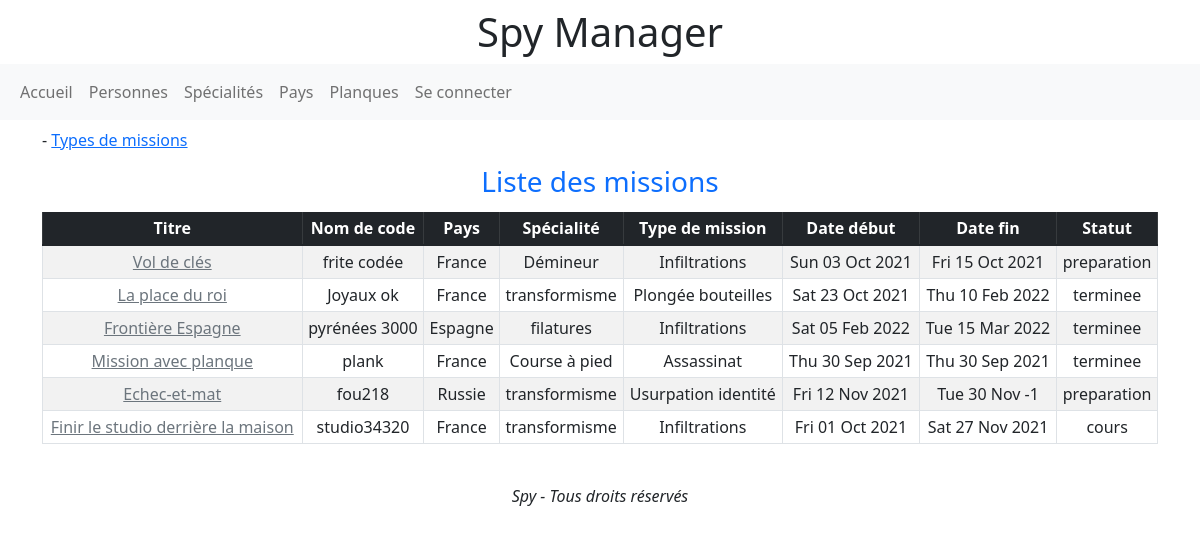
The page / on the database its author committed.
### tables this page shows
CREATE TABLE `mission` (
  `id` int(11) NOT NULL,
  `titre` varchar(60) NOT NULL,
  `description` text DEFAULT NULL,
  `nom_de_code` varchar(40) NOT NULL,
  `pays` int(11) NOT NULL,
  `specialite` int(11) NOT NULL,
  `type_de_mission` int(11) NOT NULL,
  `date_debut` date DEFAULT NULL,
  `date_fin` date DEFAULT NULL,
  `statut` enum('preparation','cours','terminee','echec') NOT NULL
);

CREATE TABLE `pays` (
  `id` int(11) NOT NULL,
  `nom` varchar(50) DEFAULT NULL
);

CREATE TABLE `specialite` (
  `id` int(11) NOT NULL,
  `intitule` varchar(50) NOT NULL
);

CREATE TABLE `type_de_mission` (
  `id` int(11) NOT NULL,
  `intitule` varchar(60) DEFAULT NULL
);

### controleurs/controleur.php (called while the page is built, shortened)
<?php
require_once('modeles/Modele.php');
class Controleur {
    public function afficherMissions($seek = '')
    {
        $missions = new Missions($this->pdo);
        $missions = $missions->lister($seek);
        require_once('vues/liste-missions.php');
    }
}

### modeles/modele.php (called while the page is built, shortened)
<?php
trait Modele
{
    public function __construct(PDO $pdo)
    {
        try {
            $this->pdo = $pdo;
        } catch (PDOException $e) {
            exit('Erreur : '.$e->getMessage());
        }
    }
}

### modeles/missions.php (called while the page is built, shortened)
<?php
require_once('modeles/Modele.php');
class Missions
{
    public function lister($seek = '')
    {
        if (!is_null($this->pdo)) {
            $stmt = $this->pdo->query('SELECT m.id AS id, m.titre AS titre, m.nom_de_code AS nom_de_code,
                    p.nom AS pays, s.intitule AS specialite, t.intitule AS type_de_mission,
                    m.date_debut AS date_debut, m.date_fin AS date_fin, m.statut AS statut
                    FROM mission AS m, type_de_mission AS t, pays AS p, specialite AS s
                    WHERE m.pays = p.id AND m.type_de_mission = t.id AND m.specialite = s.id'.$seek);
        }
        $missions = [];
        while ($mission = $stmt->fetchObject('Mission',[$this->pdo])) {
            $missions[] = $mission;
        }
        return $missions;
    }
}

### modeles/mission.php (called while the page is built, shortened)
<?php
class Mission
{
    private $id;
    private $titre;
	private $nom_de_code;
    private $pays;
	private $specialite;
	private $type_de_mission;
	private $date_debut;
	private $date_fin;
	private $statut;
    public function getId()
    {
        return $this->id;
    }
    public function getTitre()
    {
        return $this->titre;
    }
	public function getNomDeCode()
    {
        return $this->nom_de_code;
    }
    public function getPays()
    {
        return $this->pays;
    }
	public function getSpecialite()
    {
        return $this->specialite;
    }
	public function getTypeDeMission()
    {
        return $this->type_de_mission;
    }
	public function getDateDebut()
    {
        return $this->date_debut;
    }
	public function getDateFin()
    {
        return $this->date_fin;
    }
	public function getStatut()
    {
        return $this->statut;
    }
}

### vues/liste-missions.php (the view, shortened to what this page needs)
<div class="container">
  <div class="row">
    <div class="col-12">
        <div class="row mt-2">
            <div class="col-12 col-md-6 mb-2 mb-md-0">
                <a href="#add" class="add-link">Ajouter une mission</a> - <a href="index.php?page=typemissions">Types de missions</a>
            </div>
            <div class="col-12 col-md-6">
           </div>
        </div>
        <div class="table-responsive">
            <table class="table table-striped table-bordered table-hover table-sm caption-top text-center">
            <caption class="text-center fs-3 text-primary">Liste des missions</caption>
                <thead class="table-dark">
                    <tr>
                        <th>Titre</th>
                        <th>Nom de code</th>
                        <th>Pays</th>
                        <th>Sp&eacute;cialit&eacute;</th>
                        <th>Type de mission</th>
                        <th>Date d&eacute;but</th>
                        <th>Date fin</th>
                        <th>Statut</th>
                    </tr>
                </thead>
                <tbody>
                    <?php foreach ($missions as $mission): ?>
                        <tr>
                            <td>
                                <a href="mission.php?id=<?= $mission->getId() ?>" class="link-secondary">
                                    <?= $mission->getTitre() ?>
                                </a>
                            </td>
                            <td>
                                <?= $mission->getNomDeCode() ?>
                            </td>
                            <td>
                                <?= $mission->getPays() ?>
                            </td>
                            <td>
                                <?= $mission->getSpecialite() ?>
                            </td>
                            <td>
                                <?= $mission->getTypeDeMission() ?>
                            </td>
                            <td>
                                <?=
                                    strftime("%a %d %b %G",strtotime($mission->getDateDebut())); ?>
                            </td>
                            <td>
                                <?= strftime("%a %d %b %G",strtotime($mission->getDateFin())); ?>
                            </td>
                            <td>
                                <?= $mission->getStatut() ?>
                            </td>
                        </tr>
                    <?php endforeach; ?>
                </tbody>
            </table>
        </div>
        </div>
  </div>
</div>
<?php
$contenu = ob_get_clean();
require_once('layout.php');

### index.php (shortened to what this page needs)
<?php
require_once('controleurs/controleur.php');
require_once('modeles/Modele.php');
require_once('modeles/Mission.php');
require_once('modeles/Missions.php');
require_once('modeles/Personnes.php');
$controleur = new Controleur($pdo);
if(isset($_POST['action']) && 'seekmission' === $_POST['action'] && isset($_POST['seekmission']) && trim($_POST['seekmission']) !== '') {
    $recherche = $_POST['seekmission'];
} else {
    $recherche = '';
}
if(isset($_GET['page']) && 'connexion' === $_GET['page']) {
    $controleur->connexion();
} else if (isset($_GET['page']) && 'deconnexion' === $_GET['page']) {
    $controleur->deconnexion();
} else if (isset($_GET['page']) && 'missions' === $_GET['page'] && !isset($_GET['action']) && !isset($_POST['action'])) {
    $controleur->afficherMissions($recherche);
} elseif (isset($_POST['page']) && 'payss' === $_POST['page'] && isset($_POST['action']) && 'createPays' === $_POST['action'] && isset($_POST['nom'])) {
    $controleur->createPays($_POST['nom']);
} elseif (isset($_POST['page']) && 'payss' === $_POST['page'] && isset($_POST['action']) && 'updatePays' === $_POST['action'] && isset($_POST['nom'])) {
    $controleur->updatePays($_POST['idPaysToUpdate'],$_POST['nom']);
} elseif (isset($_GET['page']) && 'payss' === $_GET['page'] && isset($_GET['action']) && 'delete' === $_GET['action'] && isset($_GET['id']) && isset($_GET['nom'])) {
    $controleur->deletePays($_GET['id'],$_GET['nom']);
} elseif (isset($_GET['page']) && 'payss' === $_GET['page'] && !isset($_GET['action'])) {
    $controleur->listerPays();
} elseif (isset($_POST['page']) && 'specialites' === $_POST['page'] && isset($_POST['action']) && 'createSpecialite' === $_POST['action'] && isset($_POST['intitule'])) {
    $controleur->createSpecialite($_POST['intitule']);
} elseif (isset($_POST['page']) && 'specialites' === $_POST['page'] && isset($_POST['action']) && 'updateSpecialite' === $_POST['action'] && isset($_POST['intitule'])) {
    $controleur->updateSpecialite($_POST['idSpecialiteToUpdate'],$_POST['intitule']);
} elseif (isset($_GET['page']) && 'specialites' === $_GET['page'] && isset($_GET['action']) && 'delete' === $_GET['action'] && isset($_GET['id']) && isset($_GET['intitule'])) {
    $controleur->deleteSpecialite($_GET['id'],$_GET['intitule']);
} elseif (isset($_GET['page']) && 'specialites' === $_GET['page']) {
    $controleur->listerSpecialites();
} elseif (isset($_POST['page']) && 'typemissions' === $_POST['page'] && isset($_POST['action']) && 'create' === $_POST['action'] && isset($_POST['intitule'])) {
    $controleur->createTypeMission($_POST['intitule']);
} elseif (isset($_POST['page']) && 'typemissions' === $_POST['page'] && isset($_POST['action']) && 'update' === $_POST['action'] && isset($_POST['intitule'])) {
    $controleur->updateTypeMission($_POST['idTypeMissionToUpdate'],$_POST['intitule']);
} elseif (isset($_GET['page']) && 'typemissions' === $_GET['page'] && isset($_GET['action']) && 'delete' === $_GET['action'] && isset($_GET['id']) && isset($_GET['intitule'])) {
    $controleur->deleteTypeMission($_GET['id'],$_GET['intitule']);
} elseif (isset($_GET['page']) && 'typemissions' === $_GET['page']) {
    $controleur->listerTypesMissions();
} elseif (isset($_POST['page']) && 'typeplanques' === $_POST['page'] && isset($_POST['action']) && 'create' === $_POST['action'] && isset($_POST['intitule'])) {
    $controleur->createTypePlanque($_POST['intitule']);
} elseif (isset($_POST['page']) && 'typeplanques' === $_POST['page'] && isset($_POST['action']) && 'update' === $_POST['action'] && isset($_POST['intitule'])) {
    $controleur->updateTypePlanque($_POST['idTypePlanqueToUpdate'],$_POST['intitule']);
} elseif (isset($_GET['page']) && 'typeplanques' === $_GET['page'] && isset($_GET['action']) && 'delete' === $_GET['action'] && isset($_GET['id']) && isset($_GET['intitule'])) {
    $controleur->deleteTypePlanque($_GET['id'],$_GET['intitule']);
} elseif (isset($_GET['page']) && 'typeplanques' === $_GET['page']) {
    $controleur->listerTypesPlanques();
} elseif (isset($_POST['page']) && 'administrateurs' === $_POST['page'] && isset($_POST['action']) && 'create' === $_POST['action']
            && isset($_POST['nom']) && isset($_POST['prenom']) && isset($_POST['mail']) && isset($_POST['mot_de_passe'])) {
    $controleur->createAdministrateur($_POST['nom'],$_POST['prenom'],$_POST['mail'],$_POST['mot_de_passe']);
} elseif (isset($_POST['page']) && 'administrateurs' === $_POST['page'] && isset($_POST['action']) && 'update' === $_POST['action'] && isset($_POST['nom']) && isset($_POST['prenom'])) {
    $controleur->updateAdministrateur($_POST['idAdministrateurToUpdate'],$_POST['nom'],$_POST['prenom'],$_POST['mail'],$_POST['mot_de_passe']);
} elseif (isset($_GET['page']) && 'administrateurs' === $_GET['page'] && isset($_GET['action']) && 'delete' === $_GET['action'] && isset($_GET['id']) && isset($_GET['nom']) && isset($_GET['prenom'])) {
    $controleur->deleteAdministrateur($_GET['id'],$_GET['nom'],$_GET['prenom']);
} elseif (isset($_GET['page']) && 'administrateurs' === $_GET['page']) {
    $controleur->listerAdministrateurs();
} elseif (isset($_POST['page']) && 'planques' === $_POST['page'] && isset($_POST['action']) && 'create' === $_POST['action']
&& isset($_POST['code']) && isset($_POST['adresse']) && isset($_POST['ville']) && isset($_POST['pays']) && isset($_POST['type'])) {
$controleur->createPlanque($_POST['code'],$_POST['adresse'],$_POST['ville'],$_POST['pays'],$_POST['type']);
} elseif (isset($_POST['page']) && 'planques' === $_POST['page'] && isset($_POST['action']) && 'update' === $_POST['action']
          && isset($_POST['code']) && isset($_POST['adresse']) && isset($_POST['ville']) && isset($_POST['pays']) && isset($_POST['type'])) {
$controleur->updatePlanque($_POST['idPlanqueToUpdate'],$_POST['code'],$_POST['adresse'],$_POST['ville'],$_POST['pays'],$_POST['type']);
} elseif (isset($_GET['page']) && 'planques' === $_GET['page'] && isset($_GET['action']) && 'delete' === $_GET['action'] && isset($_GET['id']) && isset($_GET['code']) && isset($_GET['ville'])) {
$controleur->deletePlanque($_GET['id'],$_GET['code'],$_GET['ville']);
} elseif (isset($_GET['page']) && 'planques' === $_GET['page']) {
    $controleur->listerPlanques();
} elseif (isset($_GET['page']) && 'personnes' === $_GET['page'] && isset($_GET['action']) && 'delete' === $_GET['action']
&& isset($_GET['id']) && isset($_GET['nom']) && isset($_GET['prenom'])) {
$controleur->deletePersonne($_GET['id'],$_GET['nom'],$_GET['prenom']);
} elseif (isset($_GET['page']) && 'personnes' === $_GET['page']) {
    $controleur->listerPersonnes();
} elseif (isset($_POST['page']) && 'missions' === $_POST['page'] && isset($_POST['action']) && 'update' === $_POST['action'] && isset($_POST['idMissionToUpdate'])
&& isset($_POST['titre']) && isset($_POST['description']) && isset($_POST['nom_de_code']) && isset($_POST['pays']) && isset($_POST['specialite'])
&& isset($_POST['type_de_mission']) && isset($_POST['date_debut']) && isset($_POST['date_fin']) && isset($_POST['statut'])
&& isset($_POST['planques']) && isset($_POST['personnes'])) {
        $controleur->updateMission($_POST['idMissionToUpdate'], $_POST['titre'], $_POST['description'], $_POST['nom_de_code'], $_POST['pays'], $_POST['specialite'],
        $_POST['type_de_mission'], $_POST['date_debut'], $_POST['date_fin'], $_POST['statut'], $_POST['planques'], $_POST['personnes']);
} elseif (isset($_GET['page']) && 'missions' === $_GET['page'] && isset($_GET['action']) && 'delete' === $_GET['action']
&& isset($_GET['id']) && isset($_GET['titre']) && isset($_GET['nom_de_code'])) {
$controleur->deleteMission($_GET['id'],$_GET['titre'],$_GET['nom_de_code']);
} else {
    $controleur->afficherMissions($recherche);
}

### vues/layout.php (shortened to what this page needs)
<!DOCTYPE html>
<html lang="fr">
<head>
     <link href="https://cdn.jsdelivr.net/npm/bootstrap@5.1.1/dist/css/bootstrap.min.css" rel="stylesheet">
    <link href="./style.css" rel="stylesheet">
</head>
<body>
<header>
    <h1 class="text-center my-2">Spy Manager</h1>
</header>
<section>
    <nav class="navbar navbar-light bg-light navbar-expand-lg" style="--bs-scroll-height: 10rem;">
      <div class="container-fluid">
            <ul class="navbar-nav navbar-nav-scroll">
                <li class="nav-item"><a href="index.php?page=missions" class="nav-link">Accueil</a></li>
                <li class="nav-item"><a href="index.php?page=personnes" class="nav-link">Personnes</a></li>
                <li class="nav-item"><a href="index.php?page=specialites" class="nav-link">Sp&eacute;cialit&eacute;s</a></li>
                <li class="nav-item"><a href="index.php?page=payss" class="nav-link">Pays</a></li>
                <li class="nav-item"><a href="index.php?page=planques" class="nav-link">Planques</a></li>
                <?php
                if(!isset($_SESSION['admin']) || $_SESSION['admin'] !== 1) { ?>
                    <li class="nav-item"><a href="index.php?page=connexion" class="nav-link">Se connecter</a></li>
                <?php
                } else { ?>
                    <li class="nav-item"><a href="index.php?page=administrateurs" class="nav-link">Administrateurs</a></li>
                    <li class="nav-item"><a href="index.php?page=deconnexion" class="nav-link">D&eacute;connexion</a></li>
                <?php
                }
                ?>
            </ul>
      </div>
    </nav>
    <?= $contenu ?>
</section>
<footer class="fw-light fst-italic fs-6 text-center mt-4">
    <p>Spy - Tous droits réservés</p>
</footer>
</body>
</html>

### rows shown on the page
mission: titre "Vol de clés", nom_de_code "frite codée", pays.nom "France", specialite.intitule "Démineur", type_de_mission.intitule "Infiltrations", date_debut "Sun 03 Oct 2021", date_fin "Fri 15 Oct 2021", statut "preparation"
mission: titre "La place du roi", nom_de_code "Joyaux ok", pays.nom "France", specialite.intitule "transformisme", type_de_mission.intitule "Plongée bouteilles", date_debut "Sat 23 Oct 2021", date_fin "Thu 10 Feb 2022", statut "terminee"
mission: titre "Frontière Espagne", nom_de_code "pyrénées 3000", pays.nom "Espagne", specialite.intitule "filatures", type_de_mission.intitule "Infiltrations", date_debut "Sat 05 Feb 2022", date_fin "Tue 15 Mar 2022", statut "terminee"
mission: titre "Mission avec planque", nom_de_code "plank", pays.nom "France", specialite.intitule "Course à pied", type_de_mission.intitule "Assassinat", date_debut "Thu 30 Sep 2021", date_fin "Thu 30 Sep 2021", statut "terminee"
mission: titre "Echec-et-mat", nom_de_code "fou218", pays.nom "Russie", specialite.intitule "transformisme", type_de_mission.intitule "Usurpation identité", date_debut "Fri 12 Nov 2021", date_fin "Tue 30 Nov -1", statut "preparation"
mission: titre "Finir le studio derrière la maison", nom_de_code "studio34320", pays.nom "France", specialite.intitule "transformisme", type_de_mission.intitule "Infiltrations", date_debut "Fri 01 Oct 2021", date_fin "Sat 27 Nov 2021", statut "cours"
